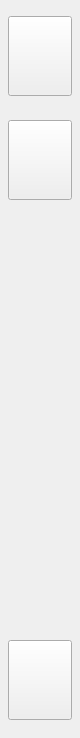
      <widget class="QWidget" name="widget_3" native="true">
       <property name="geometry">
        <rect>
         <x>0</x>
         <y>0</y>
         <width>80</width>
         <height>738</height>
        </rect>
       </property>
       <property name="styleSheet">
        <string notr="true">border-image: url(:/Res/Cluster_L.jpg);</string>
       </property>
       <widget class="QPushButton" name="pushButton">
        <property name="geometry">
         <rect>
          <x>8</x>
          <y>16</y>
          <width>64</width>
          <height>80</height>
         </rect>
        </property>
        <property name="styleSheet">
         <string notr="true">border-image: url(:/Res/C_Btn_C.png);</string>
        </property>
        <property name="text">
         <string/>
        </property>
       </widget>
       <widget class="QPushButton" name="pushButton_2">
        <property name="geometry">
         <rect>
          <x>8</x>
          <y>120</y>
          <width>64</width>
          <height>80</height>
         </rect>
        </property>
        <property name="styleSheet">
         <string notr="true">border-image: url(:/Res/C_Btn_M.png);</string>
        </property>
        <property name="text">
         <string/>
        </property>
       </widget>
       <widget class="QPushButton" name="pushButton_3">
        <property name="geometry">
         <rect>
          <x>8</x>
          <y>640</y>
          <width>64</width>
          <height>80</height>
         </rect>
        </property>
        <property name="styleSheet">
         <string notr="true">border-image: url(:/Res/C_Btn_R.png);</string>
        </property>
        <property name="text">
         <string/>
        </property>
       </widget>
      </widget>
